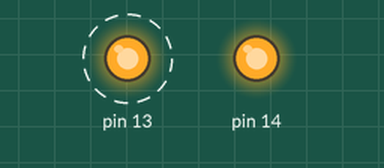
The sketch below on a simulated Arduino Uno, built with avr-gcc and run on an emulated ATmega328P. Parts: output pins drawn as LEDs (lit = HIGH). Dashed ring = blinking.

Above: at 0.2 s.
At 4.2 s:
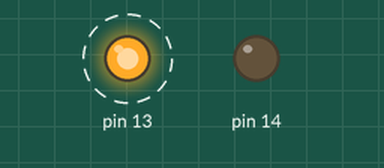
Timing chart, 0 to 6.5 s (numbered marks = the images above):
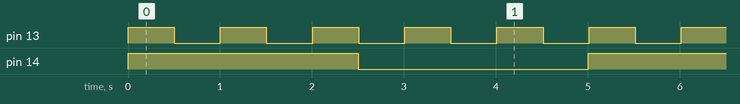

Measured:
- by itself, pin 13: alternates HIGH for 0.50 s and LOW for 0.50 s
- by itself, pin 14: alternates HIGH for 2.5 s and LOW for 2.5 s
- by itself, everything shown: repeats every 5.0 s, in 12 steps

The sketch:

Arduino_Parameters.ino
```cpp
/*
   this is to test executing separate instances of each function.
   the code is simply to blink leds on pins 13 and 14 at unique intervals then print the value and next time the function will
   be executed for each separate led.
*/

long nextTime13 = 0;
long nextTime14 = 0;

void setup() {
  pinMode(13, OUTPUT);
  pinMode(14, OUTPUT);
}
void loop() {
  if (nextTime13 < millis()) {
    nextTime13 = blink(1000, 13);
    prnt(13,nextTime13);
  }
  if (nextTime14 < millis()) {
    nextTime14 = blink(5000, 14);
    prnt(14,nextTime14);
  }
}

long blink(int interval, int led) {
  long nextTime;
  if (digitalRead(led) == LOW) {
    digitalWrite(led, HIGH);
  }
  else {
    digitalWrite(led, LOW);
  }
  nextTime = millis() + (interval/2);
  return nextTime;
}

void prnt(int led, long nextTime){
    Serial.print(led);
    Serial.print(": ");
    Serial.print(digitalRead(led));
    Serial.print("  ");
    Serial.print(nextTime);
    Serial.println(" ms");
}
```
